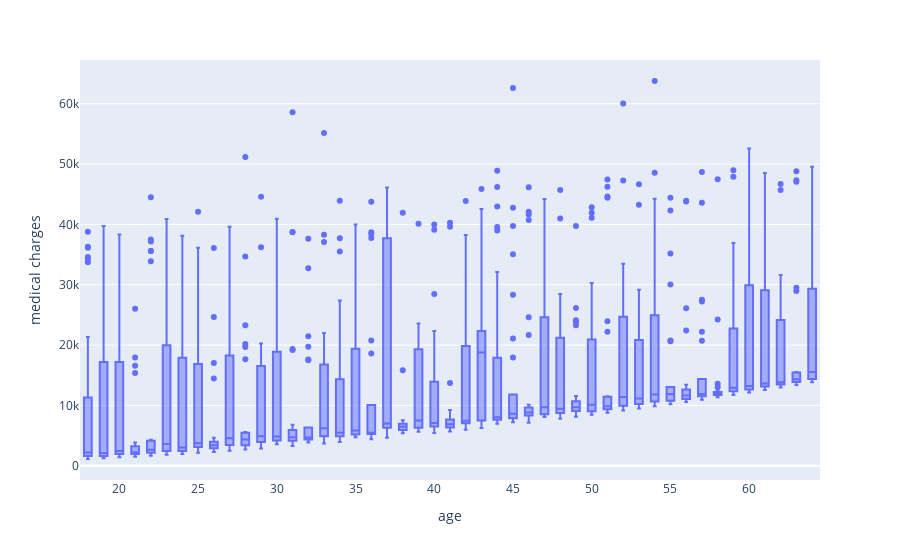

The notebook cell saved with this chart:
### Code cell
fig = px.box(df_costs, x='age', y='medical charges')
fig.show()

### Figure 1 — Plotly figure (JSON) as saved in the notebook; plotly's stock layout.template omitted (floating-point values rounded to 4 significant figures; data arrays with more than 128 entries replaced by an {"elided": "..."} marker saying what was removed)
{"data": [{"alignmentgroup": "True", "hovertemplate": "age=%{x}<br>medical charges=%{y}<extra></extra>", "legendgroup": "", "marker": {"color": "#636efa"}, "name": "", "notched": false, "offsetgroup": "", "orientation": "v", "showlegend": false, "type": "box", "x": {"elided": "1338 int values"}, "x0": " ", "xaxis": "x", "y": {"elided": "1338 float values"}, "y0": " ", "yaxis": "y"}], "layout": {"boxmode": "group", "legend": {"tracegroupgap": 0}, "margin": {"t": 60}, "xaxis": {"anchor": "y", "domain": [0, 1], "title": {"text": "age"}}, "yaxis": {"anchor": "x", "domain": [0, 1], "title": {"text": "medical charges"}}}}
